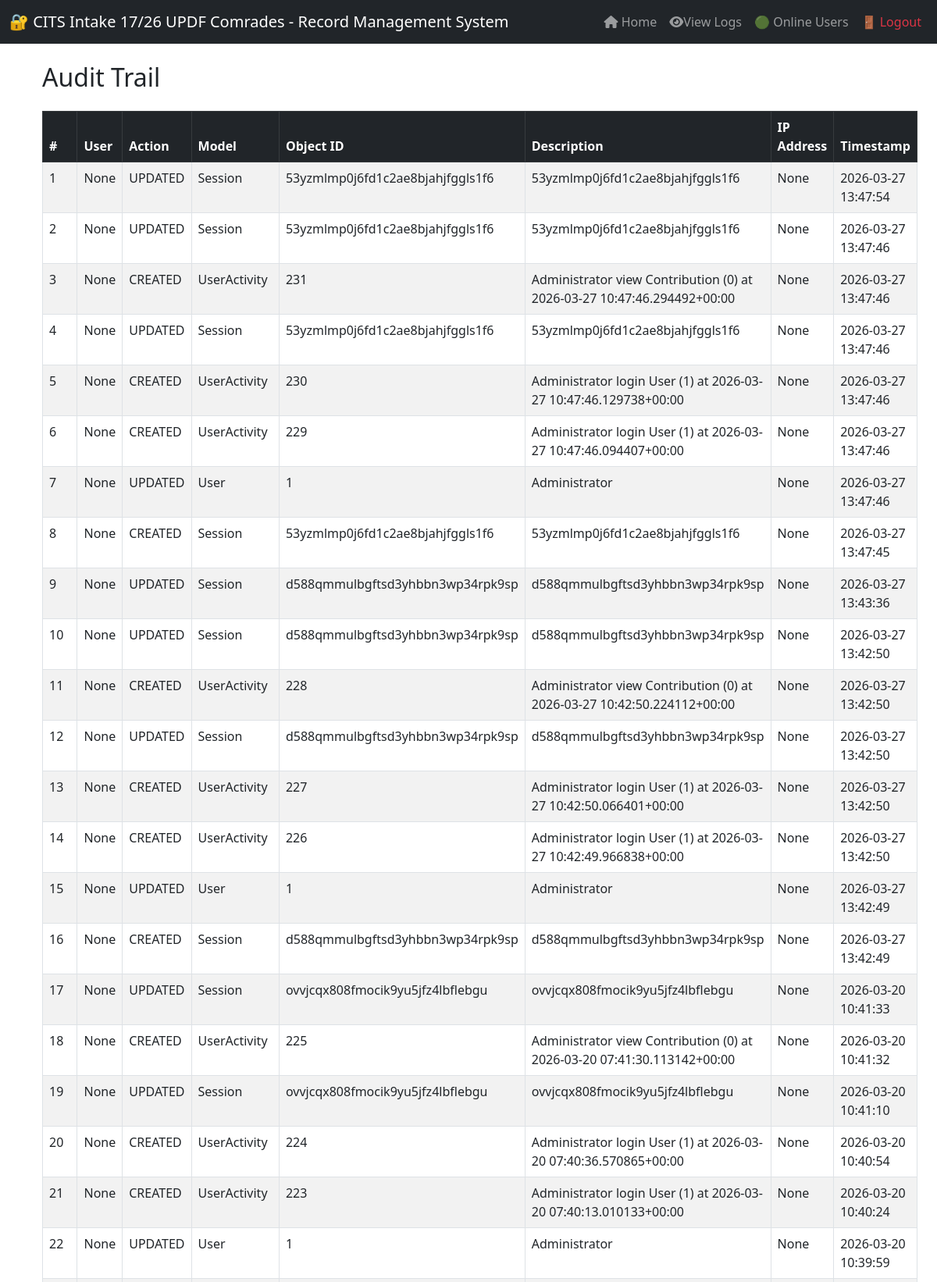
The app's page /audit-log/ (signed in, upper part) with its own data.
### DBMS/models.py (models this page shows, shortened)
class AuditLog(models.Model):
    ACTIONS = (
        ('CREATE', 'Create'),
        ('UPDATE', 'Update'),
        ('DELETE', 'Delete'),
        ('READ', 'Read'),
    )
    user = models.ForeignKey(User, on_delete=models.SET_NULL, null=True)
    action = models.CharField(max_length=10, choices=ACTIONS)
    model_name = models.CharField(max_length=100)
    object_id = models.CharField(max_length=100)
    description = models.TextField(blank=True)
    ip_address = models.GenericIPAddressField(blank=True, null=True)
    timestamp = models.DateTimeField(auto_now_add=True)

### DBMS/views.py (the view)
# urls.py: path('audit-log/', views.audit_log_view, name='audit_log'),
@login_required
@user_passes_test(lambda u: u.is_superuser)
def audit_log_view(request):
    logs = AuditLog.objects.select_related('user').order_by('-timestamp')[:200]
    return render(request, 'audit_log.html', {'logs': logs})

### DBMS/templates/audit_log.html
{% extends 'base.html' %}
{% block content %}
<div class="container mt-4">
  <h2 class="mb-4">Audit Trail</h2>
  <table class="table table-striped table-bordered">
    <thead class="table-dark">
      <tr>
        <th>#</th>
        <th>User</th>
        <th>Action</th>
        <th>Model</th>
        <th>Object ID</th>
        <th>Description</th>
        <th>IP Address</th>
        <th>Timestamp</th>
      </tr>
    </thead>
    <tbody>
      {% for log in logs %}
      <tr>
        <td>{{ forloop.counter }}</td>
        <td>{{ log.user }}</td>
        <td>{{ log.action }}</td>
        <td>{{ log.model_name }}</td>
        <td>{{ log.object_id }}</td>
        <td>{{ log.description }}</td>
        <td>{{ log.ip_address }}</td>
        <td>{{ log.timestamp|date:"Y-m-d H:i:s" }}</td>
      </tr>
      {% endfor %}
    </tbody>
  </table>
</div>
{% endblock %}

### records on screen
AuditLog: user "None", action "UPDATED", model_name "Session", object_id "53yzmlmp0j6fd1c2ae8bjahjfggls1f6", description "53yzmlmp0j6fd1c2ae8bjahjfggls1f6", ip_address "None", timestamp "2026-03-27 13:47:54"
AuditLog: user "None", action "UPDATED", model_name "Session", object_id "53yzmlmp0j6fd1c2ae8bjahjfggls1f6", description "53yzmlmp0j6fd1c2ae8bjahjfggls1f6", ip_address "None", timestamp "2026-03-27 13:47:46"
AuditLog: user "None", action "CREATED", model_name "UserActivity", object_id "231", description "Administrator view Contribution (0) at 2026-03-27 10:47:46.294492+00:00", ip_address "None", timestamp "2026-03-27 13:47:46"
AuditLog: user "None", action "UPDATED", model_name "Session", object_id "53yzmlmp0j6fd1c2ae8bjahjfggls1f6", description "53yzmlmp0j6fd1c2ae8bjahjfggls1f6", ip_address "None", timestamp "2026-03-27 13:47:46"
AuditLog: user "None", action "CREATED", model_name "UserActivity", object_id "230", description "Administrator login User (1) at 2026-03-27 10:47:46.129738+00:00", ip_address "None", timestamp "2026-03-27 13:47:46"
AuditLog: user "None", action "CREATED", model_name "UserActivity", object_id "229", description "Administrator login User (1) at 2026-03-27 10:47:46.094407+00:00", ip_address "None", timestamp "2026-03-27 13:47:46"
AuditLog: user "None", action "UPDATED", model_name "User", object_id "1", description "Administrator", ip_address "None", timestamp "2026-03-27 13:47:46"
AuditLog: user "None", action "CREATED", model_name "Session", object_id "53yzmlmp0j6fd1c2ae8bjahjfggls1f6", description "53yzmlmp0j6fd1c2ae8bjahjfggls1f6", ip_address "None", timestamp "2026-03-27 13:47:45"
AuditLog: user "None", action "UPDATED", model_name "Session", object_id "d588qmmulbgftsd3yhbbn3wp34rpk9sp", description "d588qmmulbgftsd3yhbbn3wp34rpk9sp", ip_address "None", timestamp "2026-03-27 13:43:36"
AuditLog: user "None", action "UPDATED", model_name "Session", object_id "d588qmmulbgftsd3yhbbn3wp34rpk9sp", description "d588qmmulbgftsd3yhbbn3wp34rpk9sp", ip_address "None", timestamp "2026-03-27 13:42:50"
AuditLog: user "None", action "CREATED", model_name "UserActivity", object_id "228", description "Administrator view Contribution (0) at 2026-03-27 10:42:50.224112+00:00", ip_address "None", timestamp "2026-03-27 13:42:50"
AuditLog: user "None", action "UPDATED", model_name "Session", object_id "d588qmmulbgftsd3yhbbn3wp34rpk9sp", description "d588qmmulbgftsd3yhbbn3wp34rpk9sp", ip_address "None", timestamp "2026-03-27 13:42:50"
AuditLog: user "None", action "CREATED", model_name "UserActivity", object_id "227", description "Administrator login User (1) at 2026-03-27 10:42:50.066401+00:00", ip_address "None", timestamp "2026-03-27 13:42:50"
AuditLog: user "None", action "CREATED", model_name "UserActivity", object_id "226", description "Administrator login User (1) at 2026-03-27 10:42:49.966838+00:00", ip_address "None", timestamp "2026-03-27 13:42:50"
AuditLog: user "None", action "UPDATED", model_name "User", object_id "1", description "Administrator", ip_address "None", timestamp "2026-03-27 13:42:49"
AuditLog: user "None", action "CREATED", model_name "Session", object_id "d588qmmulbgftsd3yhbbn3wp34rpk9sp", description "d588qmmulbgftsd3yhbbn3wp34rpk9sp", ip_address "None", timestamp "2026-03-27 13:42:49"
AuditLog: user "None", action "UPDATED", model_name "Session", object_id "ovvjcqx808fmocik9yu5jfz4lbflebgu", description "ovvjcqx808fmocik9yu5jfz4lbflebgu", ip_address "None", timestamp "2026-03-20 10:41:33"
AuditLog: user "None", action "CREATED", model_name "UserActivity", object_id "225", description "Administrator view Contribution (0) at 2026-03-20 07:41:30.113142+00:00", ip_address "None", timestamp "2026-03-20 10:41:32"
AuditLog: user "None", action "UPDATED", model_name "Session", object_id "ovvjcqx808fmocik9yu5jfz4lbflebgu", description "ovvjcqx808fmocik9yu5jfz4lbflebgu", ip_address "None", timestamp "2026-03-20 10:41:10"
AuditLog: user "None", action "CREATED", model_name "UserActivity", object_id "224", description "Administrator login User (1) at 2026-03-20 07:40:36.570865+00:00", ip_address "None", timestamp "2026-03-20 10:40:54"
AuditLog: user "None", action "CREATED", model_name "UserActivity", object_id "223", description "Administrator login User (1) at 2026-03-20 07:40:13.010133+00:00", ip_address "None", timestamp "2026-03-20 10:40:24"
AuditLog: user "None", action "UPDATED", model_name "User", object_id "1", description "Administrator", ip_address "None", timestamp "2026-03-20 10:39:59"
